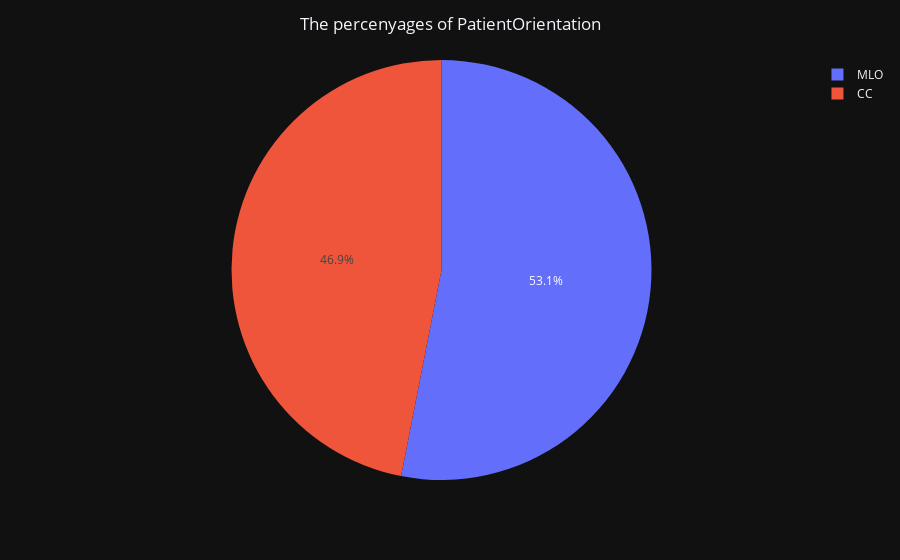

This figure's notebook cell:
### Code cell
qfig =px.pie(data_frame=q, names= 'PatientOrientation', values='PatientOrientation_counts', color = 'PatientOrientation')
qfig.update_layout(title_text='The percenyages of PatientOrientation ', title_x=0.5)
qfig.show()

### Figure 1 — Plotly figure (JSON) as saved in the notebook; plotly's stock layout.template omitted (floating-point values rounded to 4 significant figures)
{"data": [{"customdata": [["MLO"], ["CC"]], "domain": {"x": [0.0, 1.0], "y": [0.0, 1.0]}, "hovertemplate": "PatientOrientation=%{customdata[0]}<br>PatientOrientation_counts=%{value}<extra></extra>", "labels": ["MLO", "CC"], "legendgroup": "", "marker": {"colors": ["#636efa", "#EF553B"]}, "name": "", "showlegend": true, "values": [5434, 4803], "type": "pie"}], "layout": {"legend": {"tracegroupgap": 0}, "margin": {"t": 60}, "title": {"text": "The percenyages of PatientOrientation ", "x": 0.5}}}
